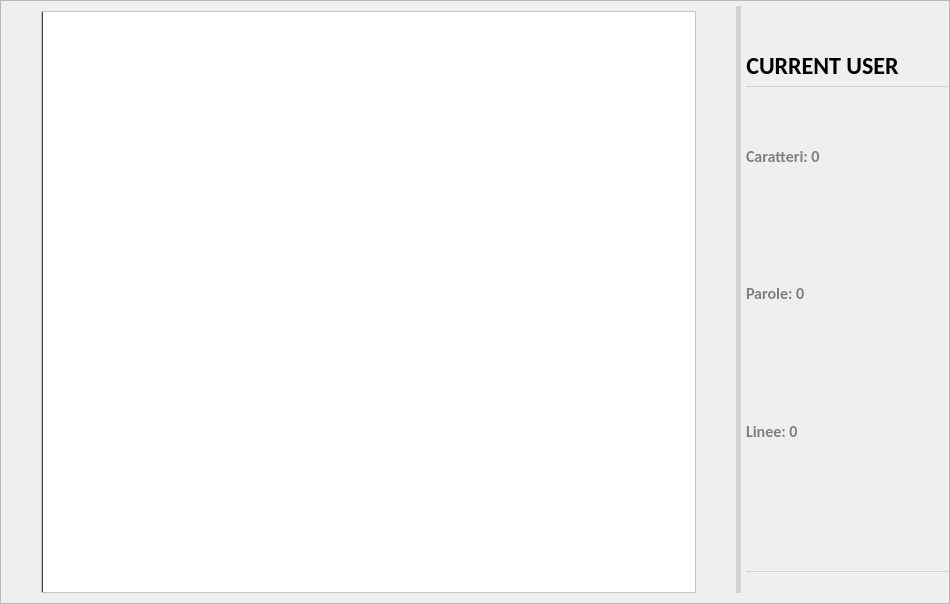
<?xml version="1.0" encoding="UTF-8"?>
<ui version="4.0">
 <class>NoteBook</class>
 <widget class="QMainWindow" name="NoteBook">
  <property name="geometry">
   <rect>
    <x>0</x>
    <y>0</y>
    <width>950</width>
    <height>604</height>
   </rect>
  </property>
  <property name="minimumSize">
   <size>
    <width>950</width>
    <height>500</height>
   </size>
  </property>
  <property name="windowTitle">
   <string>MainWindow</string>
  </property>
  <widget class="QWidget" name="centralwidget">
   <property name="minimumSize">
    <size>
     <width>950</width>
     <height>500</height>
    </size>
   </property>
   <property name="styleSheet">
    <string notr="true">#centralwidget{
background: url(:/image/Editor/sfondo.png);
}</string>
   </property>
   <layout class="QGridLayout" name="gridLayout">
    <property name="leftMargin">
     <number>0</number>
    </property>
    <property name="topMargin">
     <number>0</number>
    </property>
    <property name="rightMargin">
     <number>0</number>
    </property>
    <property name="bottomMargin">
     <number>0</number>
    </property>
    <property name="spacing">
     <number>0</number>
    </property>
    <item row="2" column="0">
     <layout class="QHBoxLayout" name="horizontalLayout_2">
      <property name="sizeConstraint">
       <enum>QLayout::SetFixedSize</enum>
      </property>
      <item>
       <widget class="QFrame" name="editorFrame">
        <property name="sizePolicy">
         <sizepolicy hsizetype="Preferred" vsizetype="Preferred">
          <horstretch>0</horstretch>
          <verstretch>0</verstretch>
         </sizepolicy>
        </property>
        <property name="minimumSize">
         <size>
          <width>821</width>
          <height>20</height>
         </size>
        </property>
        <property name="font">
         <font>
          <family>Calibri</family>
          <pointsize>14</pointsize>
         </font>
        </property>
        <property name="styleSheet">
         <string notr="true"/>
        </property>
        <property name="frameShape">
         <enum>QFrame::StyledPanel</enum>
        </property>
        <property name="frameShadow">
         <enum>QFrame::Raised</enum>
        </property>
        <property name="midLineWidth">
         <number>0</number>
        </property>
        <layout class="QVBoxLayout" name="verticalLayout_3">
         <property name="spacing">
          <number>0</number>
         </property>
         <property name="leftMargin">
          <number>0</number>
         </property>
         <property name="topMargin">
          <number>0</number>
         </property>
         <property name="rightMargin">
          <number>0</number>
         </property>
         <property name="bottomMargin">
          <number>0</number>
         </property>
         <item>
          <layout class="QHBoxLayout" name="horizontalLayout_5">
           <property name="spacing">
            <number>0</number>
           </property>
           <property name="sizeConstraint">
            <enum>QLayout::SetMinimumSize</enum>
           </property>
           <property name="leftMargin">
            <number>0</number>
           </property>
          </layout>
         </item>
         <item>
          <layout class="QHBoxLayout" name="horizontalLayout_10">
           <property name="spacing">
            <number>5</number>
           </property>
           <property name="sizeConstraint">
            <enum>QLayout::SetFixedSize</enum>
           </property>
           <property name="leftMargin">
            <number>40</number>
           </property>
           <property name="topMargin">
            <number>5</number>
           </property>
           <property name="rightMargin">
            <number>0</number>
           </property>
           <property name="bottomMargin">
            <number>10</number>
           </property>
           <item>
            <layout class="QVBoxLayout" name="verticalLayout_5">
             <property name="spacing">
              <number>14</number>
             </property>
             <property name="leftMargin">
              <number>0</number>
             </property>
             <property name="topMargin">
              <number>5</number>
             </property>
             <property name="rightMargin">
              <number>35</number>
             </property>
             <item>
              <widget class="MyQTextEdit" name="RealTextEdit">
               <property name="sizePolicy">
                <sizepolicy hsizetype="MinimumExpanding" vsizetype="MinimumExpanding">
                 <horstretch>0</horstretch>
                 <verstretch>0</verstretch>
                </sizepolicy>
               </property>
               <property name="minimumSize">
                <size>
                 <width>500</width>
                 <height>0</height>
                </size>
               </property>
               <property name="font">
                <font>
                 <family>Times New Roman</family>
                 <pointsize>14</pointsize>
                 <weight>50</weight>
                 <bold>false</bold>
                 <strikeout>false</strikeout>
                </font>
               </property>
               <property name="contextMenuPolicy">
                <enum>Qt::CustomContextMenu</enum>
               </property>
               <property name="styleSheet">
                <string notr="true"> #RealTextEdit{  
background: #FFFFFF; 
border-left: 2px solid #404040
;}</string>
               </property>
              </widget>
             </item>
            </layout>
           </item>
           <item>
            <widget class="Line" name="line">
             <property name="sizePolicy">
              <sizepolicy hsizetype="Minimum" vsizetype="MinimumExpanding">
               <horstretch>0</horstretch>
               <verstretch>0</verstretch>
              </sizepolicy>
             </property>
             <property name="minimumSize">
              <size>
               <width>5</width>
               <height>0</height>
              </size>
             </property>
             <property name="maximumSize">
              <size>
               <width>5</width>
               <height>16777215</height>
              </size>
             </property>
             <property name="styleSheet">
              <string notr="true">border:none;
background-color: lightgrey;

</string>
             </property>
             <property name="orientation">
              <enum>Qt::Vertical</enum>
             </property>
            </widget>
           </item>
           <item>
            <layout class="QVBoxLayout" name="verticalLayout_4">
             <item>
              <layout class="QHBoxLayout" name="horizontalLayout">
               <property name="spacing">
                <number>0</number>
               </property>
               <property name="sizeConstraint">
                <enum>QLayout::SetDefaultConstraint</enum>
               </property>
               <item>
                <layout class="QVBoxLayout" name="verticalLayout">
                 <property name="spacing">
                  <number>0</number>
                 </property>
                 <property name="leftMargin">
                  <number>0</number>
                 </property>
                 <property name="rightMargin">
                  <number>0</number>
                 </property>
                 <item>
                  <spacer name="verticalSpacer_2">
                   <property name="orientation">
                    <enum>Qt::Vertical</enum>
                   </property>
                   <property name="sizeType">
                    <enum>QSizePolicy::Maximum</enum>
                   </property>
                   <property name="sizeHint" stdset="0">
                    <size>
                     <width>20</width>
                     <height>40</height>
                    </size>
                   </property>
                  </spacer>
                 </item>
                 <item>
                  <layout class="QHBoxLayout" name="horizontalLayout_7">
                   <property name="spacing">
                    <number>10</number>
                   </property>
                   <item>
                    <widget class="QLabel" name="labelUser">
                     <property name="sizePolicy">
                      <sizepolicy hsizetype="Minimum" vsizetype="Minimum">
                       <horstretch>0</horstretch>
                       <verstretch>0</verstretch>
                      </sizepolicy>
                     </property>
                     <property name="minimumSize">
                      <size>
                       <width>0</width>
                       <height>40</height>
                      </size>
                     </property>
                     <property name="maximumSize">
                      <size>
                       <width>16777215</width>
                       <height>40</height>
                      </size>
                     </property>
                     <property name="font">
                      <font>
                       <family>Calibri</family>
                       <pointsize>18</pointsize>
                       <weight>75</weight>
                       <bold>true</bold>
                      </font>
                     </property>
                     <property name="layoutDirection">
                      <enum>Qt::LeftToRight</enum>
                     </property>
                     <property name="styleSheet">
                      <string notr="true">#labelCollab{
	background-color:transparent;
	color: #505050;
	border-bottom: 2px solid lightgrey;
}</string>
                     </property>
                     <property name="text">
                      <string>CURRENT USER</string>
                     </property>
                     <property name="alignment">
                      <set>Qt::AlignCenter</set>
                     </property>
                    </widget>
                   </item>
                   <item>
                    <spacer name="horizontalSpacer">
                     <property name="orientation">
                      <enum>Qt::Horizontal</enum>
                     </property>
                     <property name="sizeType">
                      <enum>QSizePolicy::Preferred</enum>
                     </property>
                     <property name="sizeHint" stdset="0">
                      <size>
                       <width>50</width>
                       <height>20</height>
                      </size>
                     </property>
                    </spacer>
                   </item>
                  </layout>
                 </item>
                 <item>
                  <widget class="Line" name="line_2">
                   <property name="minimumSize">
                    <size>
                     <width>0</width>
                     <height>1</height>
                    </size>
                   </property>
                   <property name="maximumSize">
                    <size>
                     <width>16777215</width>
                     <height>1</height>
                    </size>
                   </property>
                   <property name="styleSheet">
                    <string notr="true">border:none;
background-color: lightgrey;

</string>
                   </property>
                   <property name="orientation">
                    <enum>Qt::Horizontal</enum>
                   </property>
                  </widget>
                 </item>
                 <item>
                  <widget class="QLabel" name="label">
                   <property name="font">
                    <font>
                     <family>Calibri</family>
                     <pointsize>12</pointsize>
                     <weight>75</weight>
                     <bold>true</bold>
                    </font>
                   </property>
                   <property name="styleSheet">
                    <string notr="true">color:grey;</string>
                   </property>
                   <property name="text">
                    <string>Caratteri: 0</string>
                   </property>
                  </widget>
                 </item>
                 <item>
                  <widget class="QLabel" name="label_2">
                   <property name="font">
                    <font>
                     <family>Calibri</family>
                     <pointsize>12</pointsize>
                     <weight>75</weight>
                     <bold>true</bold>
                    </font>
                   </property>
                   <property name="styleSheet">
                    <string notr="true">color:grey;</string>
                   </property>
                   <property name="text">
                    <string>Parole: 0</string>
                   </property>
                  </widget>
                 </item>
                 <item>
                  <widget class="QLabel" name="label_3">
                   <property name="font">
                    <font>
                     <family>Calibri</family>
                     <pointsize>12</pointsize>
                     <weight>75</weight>
                     <bold>true</bold>
                    </font>
                   </property>
                   <property name="styleSheet">
                    <string notr="true">color:grey;</string>
                   </property>
                   <property name="text">
                    <string>Linee: 0</string>
                   </property>
                  </widget>
                 </item>
                 <item>
                  <spacer name="verticalSpacer_3">
                   <property name="orientation">
                    <enum>Qt::Vertical</enum>
                   </property>
                   <property name="sizeType">
                    <enum>QSizePolicy::Minimum</enum>
                   </property>
                   <property name="sizeHint" stdset="0">
                    <size>
                     <width>20</width>
                     <height>6</height>
                    </size>
                   </property>
                  </spacer>
                 </item>
                 <item>
                  <spacer name="verticalSpacer_5">
                   <property name="orientation">
                    <enum>Qt::Vertical</enum>
                   </property>
                   <property name="sizeType">
                    <enum>QSizePolicy::Maximum</enum>
                   </property>
                   <property name="sizeHint" stdset="0">
                    <size>
                     <width>20</width>
                     <height>40</height>
                    </size>
                   </property>
                  </spacer>
                 </item>
                 <item>
                  <spacer name="verticalSpacer">
                   <property name="orientation">
                    <enum>Qt::Vertical</enum>
                   </property>
                   <property name="sizeType">
                    <enum>QSizePolicy::Minimum</enum>
                   </property>
                   <property name="sizeHint" stdset="0">
                    <size>
                     <width>20</width>
                     <height>10</height>
                    </size>
                   </property>
                  </spacer>
                 </item>
                 <item>
                  <spacer name="verticalSpacer_7">
                   <property name="orientation">
                    <enum>Qt::Vertical</enum>
                   </property>
                   <property name="sizeType">
                    <enum>QSizePolicy::Minimum</enum>
                   </property>
                   <property name="sizeHint" stdset="0">
                    <size>
                     <width>20</width>
                     <height>15</height>
                    </size>
                   </property>
                  </spacer>
                 </item>
                 <item>
                  <widget class="Line" name="line_3">
                   <property name="minimumSize">
                    <size>
                     <width>0</width>
                     <height>1</height>
                    </size>
                   </property>
                   <property name="maximumSize">
                    <size>
                     <width>16777215</width>
                     <height>1</height>
                    </size>
                   </property>
                   <property name="styleSheet">
                    <string notr="true">border:none;
background-color: lightgrey;

</string>
                   </property>
                   <property name="orientation">
                    <enum>Qt::Horizontal</enum>
                   </property>
                  </widget>
                 </item>
                 <item>
                  <spacer name="verticalSpacer_8">
                   <property name="orientation">
                    <enum>Qt::Vertical</enum>
                   </property>
                   <property name="sizeType">
                    <enum>QSizePolicy::Minimum</enum>
                   </property>
                   <property name="sizeHint" stdset="0">
                    <size>
                     <width>20</width>
                     <height>15</height>
                    </size>
                   </property>
                  </spacer>
                 </item>
                 <item>
                  <spacer name="verticalSpacer_9">
                   <property name="orientation">
                    <enum>Qt::Vertical</enum>
                   </property>
                   <property name="sizeType">
                    <enum>QSizePolicy::Minimum</enum>
                   </property>
                   <property name="sizeHint" stdset="0">
                    <size>
                     <width>20</width>
                     <height>6</height>
                    </size>
                   </property>
                  </spacer>
                 </item>
                </layout>
               </item>
              </layout>
             </item>
            </layout>
           </item>
          </layout>
         </item>
        </layout>
       </widget>
      </item>
     </layout>
    </item>
   </layout>
  </widget>
  <action name="actionNew">
   <property name="text">
    <string>Nuovo Documento</string>
   </property>
   <property name="shortcut">
    <string>Ctrl+N</string>
   </property>
  </action>
  <action name="actionSave">
   <property name="icon">
    <iconset>
     <normalon>:/image/Editor/save(1).png</normalon>
    </iconset>
   </property>
   <property name="text">
    <string>Salva</string>
   </property>
   <property name="shortcut">
    <string>Ctrl+S</string>
   </property>
  </action>
  <action name="actionFullscreen">
   <property name="checkable">
    <bool>true</bool>
   </property>
   <property name="text">
    <string>Schermo Intero</string>
   </property>
   <property name="toolTip">
    <string>Schermo Intero</string>
   </property>
   <property name="shortcut">
    <string>Ctrl+F11</string>
   </property>
  </action>
  <action name="actionAbout">
   <property name="text">
    <string>?</string>
   </property>
   <property name="shortcut">
    <string>Ctrl+H</string>
   </property>
  </action>
  <action name="actionClose">
   <property name="text">
    <string>Chiudi Documento</string>
   </property>
   <property name="shortcut">
    <string>Ctrl+Q</string>
   </property>
  </action>
  <action name="actionInvita_tramite_URI">
   <property name="text">
    <string>Invita tramite URI</string>
   </property>
  </action>
  <action name="actionEsporta_come_PDF">
   <property name="icon">
    <iconset>
     <normaloff>:/image/Editor/save(1).png</normaloff>:/image/Editor/save(1).png</iconset>
   </property>
   <property name="text">
    <string>Esporta come PDF</string>
   </property>
   <property name="shortcut">
    <string>Ctrl+S</string>
   </property>
  </action>
  <action name="actionRinomina">
   <property name="text">
    <string>Rinomina</string>
   </property>
   <property name="shortcut">
    <string>Ctrl+R</string>
   </property>
  </action>
  <action name="actionDark_Mode">
   <property name="icon">
    <iconset>
     <normaloff>:/image/Editor/DarkMoon.png</normaloff>:/image/Editor/DarkMoon.png</iconset>
   </property>
   <property name="text">
    <string>Modalità Notte</string>
   </property>
   <property name="toolTip">
    <string>Modalità Notte</string>
   </property>
   <property name="shortcut">
    <string>Ctrl+D</string>
   </property>
  </action>
  <action name="actionCollaboratori">
   <property name="text">
    <string>Nascondi Collaboratori</string>
   </property>
  </action>
  <action name="actionGrassetto">
   <property name="checkable">
    <bool>false</bool>
   </property>
   <property name="icon">
    <iconset>
     <normaloff>:/image/Editor/v2bold.png</normaloff>:/image/Editor/v2bold.png</iconset>
   </property>
   <property name="text">
    <string>Grassetto</string>
   </property>
   <property name="shortcut">
    <string>Ctrl+B</string>
   </property>
  </action>
  <action name="actionCorsivo">
   <property name="checkable">
    <bool>false</bool>
   </property>
   <property name="icon">
    <iconset>
     <normaloff>:/image/Editor/v2italic.png</normaloff>:/image/Editor/v2italic.png</iconset>
   </property>
   <property name="text">
    <string>Corsivo</string>
   </property>
   <property name="shortcut">
    <string>Ctrl+I</string>
   </property>
  </action>
  <action name="actionSottolineato">
   <property name="checkable">
    <bool>false</bool>
   </property>
   <property name="icon">
    <iconset>
     <normaloff>:/image/Editor/v2underline.png</normaloff>:/image/Editor/v2underline.png</iconset>
   </property>
   <property name="text">
    <string>Sottolineato</string>
   </property>
   <property name="shortcut">
    <string>Ctrl+U</string>
   </property>
  </action>
  <action name="actionEsci">
   <property name="text">
    <string>Esci</string>
   </property>
   <property name="shortcut">
    <string>Ctrl+Shift+Q</string>
   </property>
  </action>
  <action name="actionSeleziona_Tutto">
   <property name="text">
    <string>Seleziona Tutto</string>
   </property>
   <property name="shortcut">
    <string>Ctrl+A</string>
   </property>
  </action>
  <action name="actionToolbar">
   <property name="text">
    <string>Toolbar</string>
   </property>
   <property name="shortcut">
    <string>Ctrl+M</string>
   </property>
  </action>
  <action name="actionOpzioni">
   <property name="text">
    <string>Opzioni</string>
   </property>
   <property name="shortcut">
    <string>Ctrl+O</string>
   </property>
  </action>
 </widget>
 <customwidgets>
  <customwidget>
   <class>MyQTextEdit</class>
   <extends>QTextEdit</extends>
   <header location="global">myqtextedit.h</header>
  </customwidget>
 </customwidgets>
 <resources>
  <include location="Risorse.qrc"/>
 </resources>
 <connections/>
</ui>
